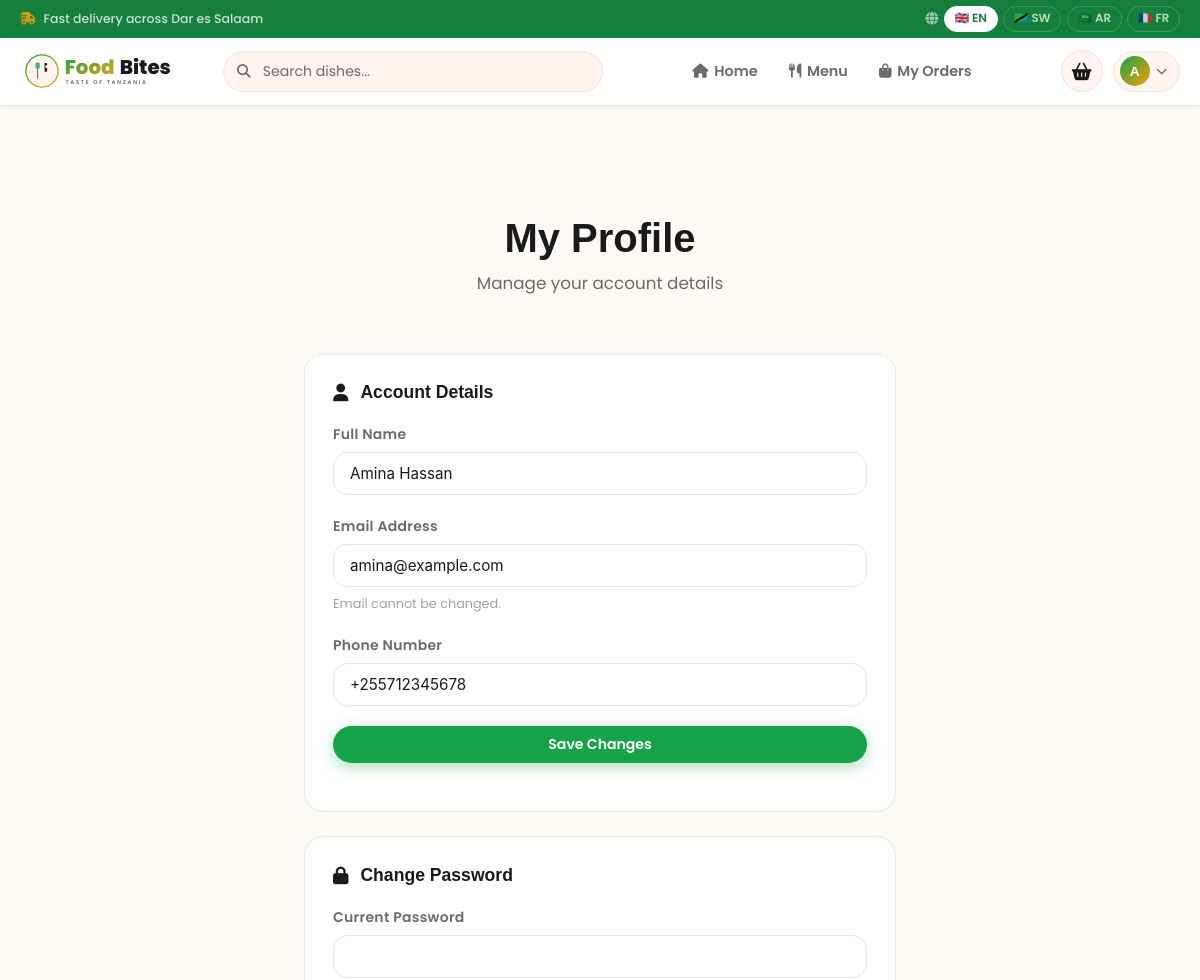
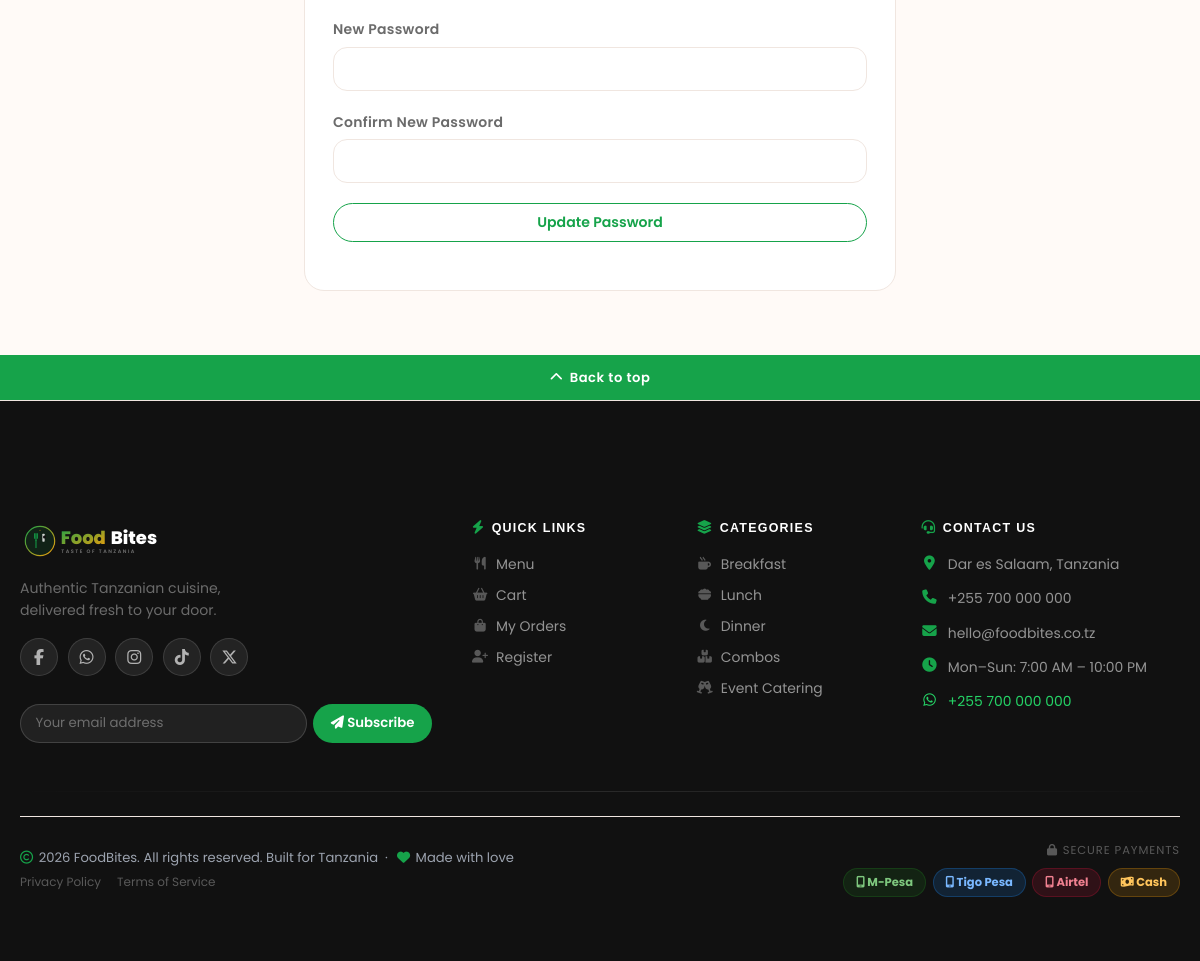
The app's page /customer/profile.php (signed in) with its own data (2 pictures, top to bottom).
### tables this page shows
CREATE TABLE `users` (
  `id`         INT(11)                               NOT NULL AUTO_INCREMENT,
  `name`       VARCHAR(100)                          NOT NULL,
  `email`      VARCHAR(100)                          NOT NULL UNIQUE,
  `phone`      VARCHAR(20)                           DEFAULT NULL,
  `password`   VARCHAR(255)                          NOT NULL,
  `role`       ENUM('customer','admin','kitchen')    NOT NULL DEFAULT 'customer',
  `created_at` TIMESTAMP                             NOT NULL DEFAULT CURRENT_TIMESTAMP,
  PRIMARY KEY (`id`),
  INDEX `idx_email` (`email`),
  INDEX `idx_role`  (`role`)
);

### includes/functions.php (called while the page is built, shortened)
<?php
function e(string $str): string
{
    return htmlspecialchars($str, ENT_QUOTES | ENT_HTML5, 'UTF-8');
}

### customer/profile.php (the view, shortened to what this page needs)
<?php
require_once dirname(__DIR__) . '/includes/functions.php';
$db  = getDB();
$uid = currentUserId();
$stmt = $db->prepare('SELECT id, name, email, phone, created_at FROM users WHERE id = ?');
$stmt->execute([$uid]);
$user = $stmt->fetch();
require_once dirname(__DIR__) . '/includes/header.php';
?>
<section class="page-hero page-hero-sm">
    <div class="container">
        <h1 class="page-title">My Profile</h1>
        <p class="page-sub">Manage your account details</p>
    </div>
</section>
<section class="checkout-section">
    <div class="container" style="max-width:640px;">
        <div class="checkout-card">
            <h2 class="checkout-card-title"><i class="fa-solid fa-user"></i> Account Details</h2>
            <form method="POST" class="auth-form">
                <div class="form-group">
                    <label for="name" class="form-label">Full Name</label>
                    <input type="text" id="name" name="name" class="form-control"
                           value="<?= e($user['name']) ?>" required autocomplete="name">
                </div>
                <div class="form-group">
                    <label class="form-label">Email Address</label>
                    <input type="email" class="form-control" value="<?= e($user['email']) ?>" disabled>
                    <small class="form-hint">Email cannot be changed.</small>
                </div>
                <div class="form-group">
                    <label for="phone" class="form-label">Phone Number</label>
                    <input type="tel" id="phone" name="phone" class="form-control"
                           value="<?= e($user['phone'] ?? '') ?>" placeholder="+255 712 345 678" autocomplete="tel">
                </div>
                <button type="submit" class="btn btn-primary btn-lg">Save Changes</button>
            </form>
        </div>
        <div class="checkout-card" style="margin-top:1.5rem;">
            <h2 class="checkout-card-title"><i class="fa-solid fa-lock"></i> Change Password</h2>
            <form method="POST" class="auth-form">
                <div class="form-group">
                    <label for="current_password" class="form-label">Current Password</label>
                    <input type="password" id="current_password" name="current_password" class="form-control"
                           required autocomplete="current-password">
                </div>
                <div class="form-group">
                    <label for="new_password" class="form-label">New Password</label>
                    <input type="password" id="new_password" name="new_password" class="form-control"
                           required autocomplete="new-password" minlength="8">
                </div>
                <div class="form-group">
                    <label for="confirm_password" class="form-label">Confirm New Password</label>
                    <input type="password" id="confirm_password" name="confirm_password" class="form-control"
                           required autocomplete="new-password" minlength="8">
                </div>
                <button type="submit" class="btn btn-outline btn-lg">Update Password</button>
            </form>
        </div>
    </div>
</section>
<?php require_once dirname(__DIR__) . '/includes/footer.php'; ?>

### assets/css/main.css (style rules this page uses)
:root { --primary: #16A34A; --primary-dark: #15803D; --primary-light:#22C55E; --primary-glow: rgba(22,163,74,0.25); --secondary: #2C7873; --accent: #F59E0B; --pending: #F59E0B; --preparing: #3B82F6; --ready: #22C55E; --delivered: #6B7280; --cancelled: #EF4444; --success: #22C55E; --bg: #0a0d14; --bg-card: #111827; --bg-elevated: #1a2235; --bg-input: #1f2d40; --text: #f1f5f9; --text-muted: #8b9ab1; --text-subtle: #4a5568; --border: rgba(255,255,255,0.08); --shadow-md: 0 8px 24px rgba(0,0,0,0.4); --shadow-lg: 0 20px 60px rgba(0,0,0,0.5); --r-sm: 8px; --r-md: 14px; --r-lg: 20px; --r-xl: 28px; --r-full:9999px; --t-fast:0.15s ease; --t-normal:0.25s ease; --font-display:'Outfit',sans-serif; --font-body:'Inter',sans-serif; }
*,*::before,*::after { box-sizing:border-box;margin:0;padding:0 }
html { scroll-behavior:smooth }
body { font-family:var(--font-body);background:var(--bg);color:var(--text);line-height:1.6;min-height:100vh;-webkit-font-smoothing:antialiased }
button { cursor:pointer;font-family:inherit;border:none;background:none }
h1,h2,h3,h4,h5,h6 { font-family:var(--font-display);font-weight:700;line-height:1.2 }
.container { max-width:1200px;margin:0 auto;padding:0 1.5rem }
.btn { display:inline-flex;align-items:center;justify-content:center;gap:.5rem;padding:.6rem 1.4rem;border-radius:var(--r-full);font-family:var(--font-display);font-weight:600;font-size:.95rem;transition:all var(--t-normal);white-space:nowrap;cursor:pointer }
.btn-primary { background:linear-gradient(135deg,var(--primary),var(--primary-dark));color:#fff;box-shadow:0 4px 15px rgba(22,163,74,.35) }
.btn-outline { border:1.5px solid var(--border);color:var(--text);background:transparent }
.btn-lg { padding:.7rem 1.7rem;font-size:1rem }
.form-group { display:flex;flex-direction:column;gap:.4rem;margin-bottom:.25rem }
.form-label { font-size:.875rem;font-weight:600;color:var(--text-muted);letter-spacing:.02em }
.form-hint { font-size:.8rem;color:var(--text-subtle) }
.form-control { width:100%;background:var(--bg-input);border:1.5px solid var(--border);border-radius:var(--r-md);color:var(--text);padding:.7rem 1rem;font-family:var(--font-body);font-size:.95rem;transition:border-color var(--t-fast),box-shadow var(--t-fast);outline:none }
.form-control::placeholder { color:var(--text-subtle) }
.page-hero { padding:3rem 0 2rem;text-align:center }
.page-hero-sm { padding:2.5rem 0 1.5rem }
.page-title { font-size:clamp(1.8rem,4vw,2.5rem);font-weight:800 }
.page-sub { color:var(--text-muted);margin-top:.5rem;font-size:1.05rem }

### assets/css/customer.css (style rules this page uses)
.auth-form { display:flex;flex-direction:column;gap:1rem;margin-bottom:1.25rem }
.checkout-section { padding:2rem 0 4rem }
.checkout-card { background:var(--bg-card);border:1px solid var(--border);border-radius:var(--r-lg);padding:1.75rem }
.checkout-card-title { font-family:var(--font-display);font-size:1.1rem;font-weight:700;margin-bottom:1.25rem;display:flex;align-items:center;gap:.75rem }

### records on screen
users: name "Amina Hassan", email "amina@example.com", phone "+255712345678"

### other values on screen
$meta['flag'] "🇬🇧"
$meta['label'] "EN"
$meta['flag'] "🇹🇿"
$meta['label'] "SW"
$meta['flag'] "🇸🇦"
$meta['label'] "AR"
$meta['flag'] "🇫🇷"
$meta['label'] "FR"
$N['home'] "Home"
$N['menu'] "Menu"
$N['orders'] "My Orders"
substr($_SESSION['user_name'] ?? 'U', 0, 1) "A"
$F['back_top'] "Back to top"
$F['tagline'] "Authentic Tanzanian cuisine, delivered fresh to your door."
$F['nl_btn'] "Subscribe"
